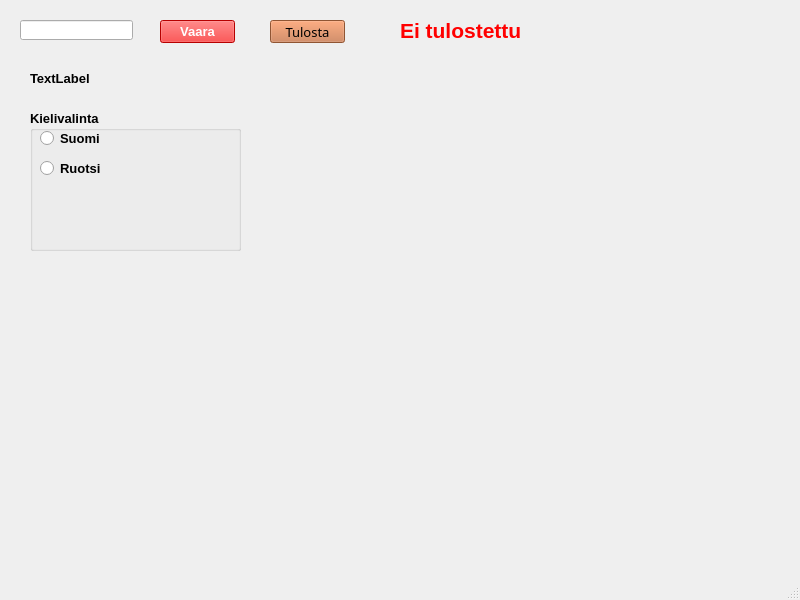
<?xml version="1.0" encoding="UTF-8"?>
<ui version="4.0">
 <class>MainWindow</class>
 <widget class="QMainWindow" name="MainWindow">
  <property name="geometry">
   <rect>
    <x>0</x>
    <y>0</y>
    <width>800</width>
    <height>600</height>
   </rect>
  </property>
  <property name="font">
   <font>
    <pointsize>10</pointsize>
    <weight>75</weight>
    <bold>true</bold>
   </font>
  </property>
  <property name="windowTitle">
   <string>MainWindow</string>
  </property>
  <widget class="QWidget" name="centralwidget">
   <widget class="QLineEdit" name="lineEdit">
    <property name="geometry">
     <rect>
      <x>20</x>
      <y>20</y>
      <width>113</width>
      <height>20</height>
     </rect>
    </property>
   </widget>
   <widget class="QLabel" name="label">
    <property name="geometry">
     <rect>
      <x>30</x>
      <y>70</y>
      <width>111</width>
      <height>16</height>
     </rect>
    </property>
    <property name="text">
     <string>TextLabel</string>
    </property>
   </widget>
   <widget class="QPushButton" name="varoitaPushButton">
    <property name="geometry">
     <rect>
      <x>160</x>
      <y>20</y>
      <width>75</width>
      <height>23</height>
     </rect>
    </property>
    <property name="font">
     <font>
      <pointsize>10</pointsize>
      <weight>75</weight>
      <bold>true</bold>
     </font>
    </property>
    <property name="styleSheet">
     <string notr="true">background-color: rgb(255, 0, 0);
color: rgb(255, 255, 255);</string>
    </property>
    <property name="text">
     <string>Vaara</string>
    </property>
   </widget>
   <widget class="QPushButton" name="tulostaPushButton">
    <property name="geometry">
     <rect>
      <x>270</x>
      <y>20</y>
      <width>75</width>
      <height>23</height>
     </rect>
    </property>
    <property name="font">
     <font>
      <family>MV Boli</family>
      <pointsize>10</pointsize>
      <weight>50</weight>
      <bold>false</bold>
     </font>
    </property>
    <property name="styleSheet">
     <string notr="true">background-color: rgb(202, 119, 71);</string>
    </property>
    <property name="text">
     <string>Tulosta</string>
    </property>
   </widget>
   <widget class="QGroupBox" name="languageGroupBox">
    <property name="geometry">
     <rect>
      <x>30</x>
      <y>110</y>
      <width>211</width>
      <height>141</height>
     </rect>
    </property>
    <property name="title">
     <string>Kielivalinta</string>
    </property>
    <widget class="QRadioButton" name="FinnishRadioButton">
     <property name="geometry">
      <rect>
       <x>10</x>
       <y>20</y>
       <width>82</width>
       <height>17</height>
      </rect>
     </property>
     <property name="text">
      <string>Suomi</string>
     </property>
    </widget>
    <widget class="QRadioButton" name="SwedishRadioButton">
     <property name="geometry">
      <rect>
       <x>10</x>
       <y>50</y>
       <width>82</width>
       <height>17</height>
      </rect>
     </property>
     <property name="text">
      <string>Ruotsi</string>
     </property>
    </widget>
   </widget>
   <widget class="QLabel" name="tulostettuLabel">
    <property name="geometry">
     <rect>
      <x>400</x>
      <y>20</y>
      <width>121</width>
      <height>21</height>
     </rect>
    </property>
    <property name="font">
     <font>
      <pointsize>16</pointsize>
     </font>
    </property>
    <property name="styleSheet">
     <string notr="true">color: rgb(255, 0, 0);</string>
    </property>
    <property name="text">
     <string>Ei tulostettu</string>
    </property>
   </widget>
  </widget>
  <widget class="QMenuBar" name="menubar">
   <property name="geometry">
    <rect>
     <x>0</x>
     <y>0</y>
     <width>800</width>
     <height>23</height>
    </rect>
   </property>
  </widget>
  <widget class="QStatusBar" name="statusbar"/>
 </widget>
 <resources/>
 <connections>
  <connection>
   <sender>lineEdit</sender>
   <signal>textChanged(QString)</signal>
   <receiver>label</receiver>
   <slot>setText(QString)</slot>
   <hints>
    <hint type="sourcelabel">
     <x>69</x>
     <y>52</y>
    </hint>
    <hint type="destinationlabel">
     <x>57</x>
     <y>109</y>
    </hint>
   </hints>
  </connection>
 </connections>
</ui>
